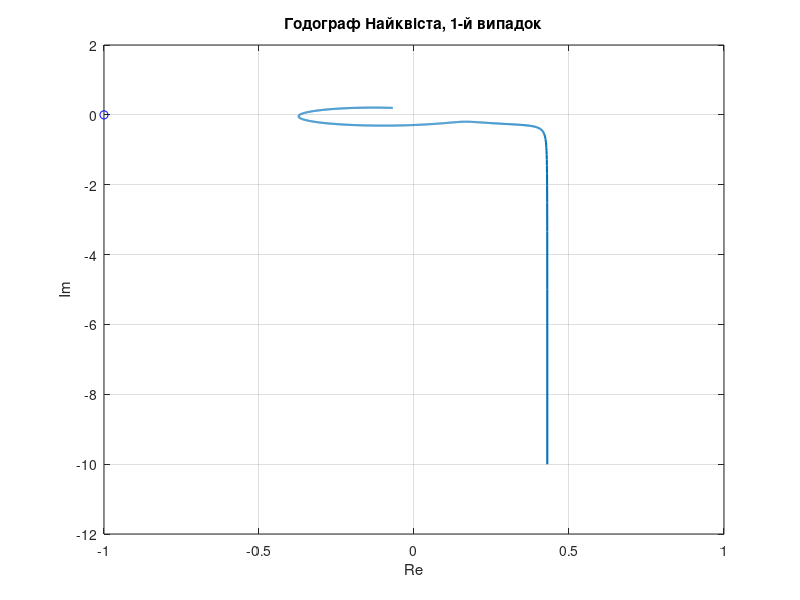
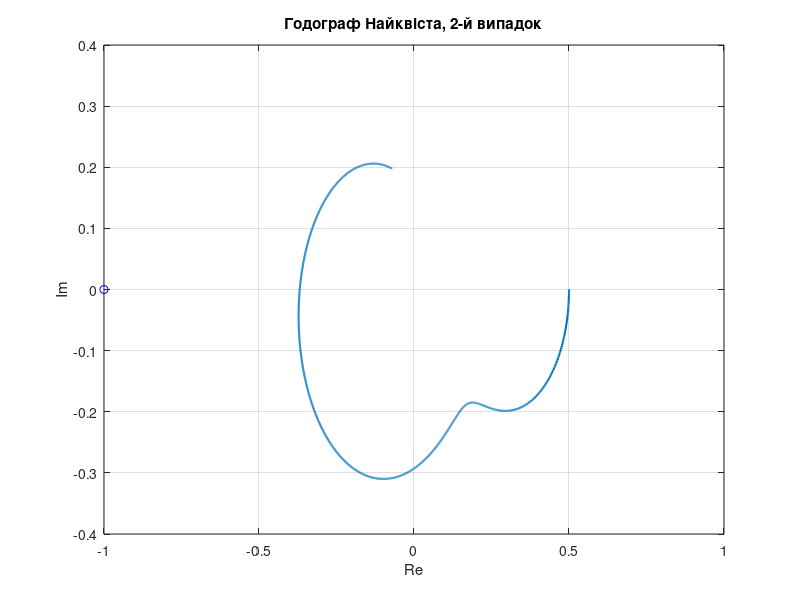
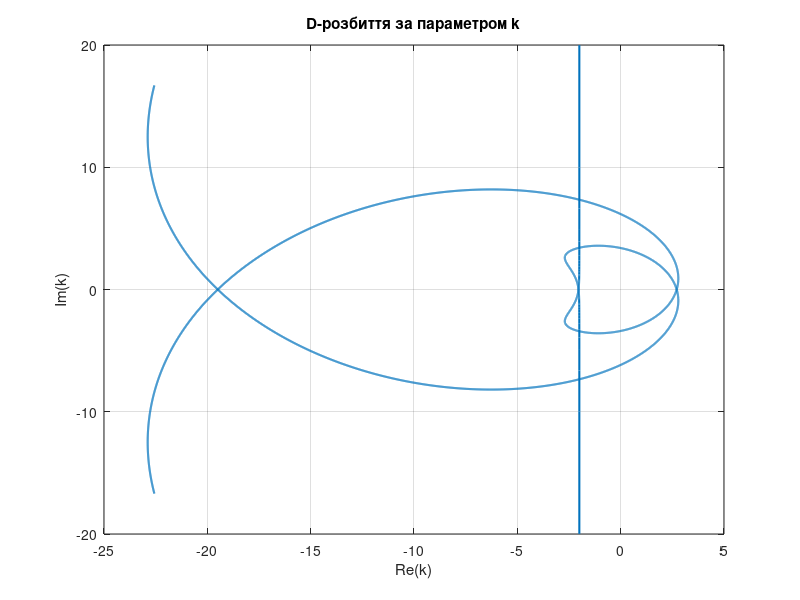
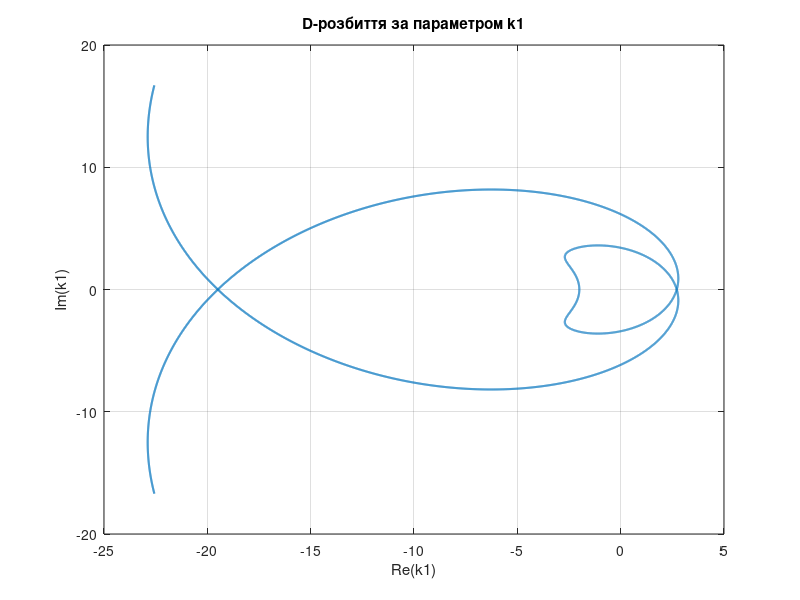

MATLAB code for these plots, in order: (Note: this script raises an error after producing the figures.)
% MATLAB-код для побудови годографа Найквіста при заданому k
w = 0:0.001:2;
p = 1i.*w;

k = 1;   % номінальне значення
W1 = (2.*p + 0.5).*exp(-p)./(4.*p.^3 + 4.*p.^2 + 10.*p + 1);
W2 = k + 1./(50.*p);

W = W1.*W2;

Re = real(W);
Im = imag(W);

figure;
plot(Re, Im, 'LineWidth', 1.5);
hold on;
plot(-1, 0, 'bo');
xlabel('Re');
ylabel('Im');
title('Годограф Найквіста, 1-й випадок');
grid on;


% Годограф Найквіста, 2-й випадок, MATLAB-код
w = 0:0.001:2;
p = 1i.*w;

k1 = 1;  % номінальне значення
W = k1.*(2.*p + 0.5).*exp(-p)./(4.*p.^3 + 4.*p.^2 + 10.*p + 1);

Re = real(W);
Im = imag(W);

figure;
plot(Re, Im, 'LineWidth', 1.5);
hold on;
plot(-1, 0, 'bo');
xlabel('Re');
ylabel('Im');
title('Годограф Найквіста, 2-й випадок');
grid on;


% MATLAB-код для лінії D-розбиття
w = -4:0.001:4;
p = 1i.*w;

k = -((2.*p + 0.5).*exp(-p) + 200.*p.^4 + 200.*p.^3 + 500.*p.^2 + 50.*p) ...
    ./ ((100.*p.^2 + 25.*p).*exp(-p));

figure;
plot(real(k), imag(k), 'LineWidth', 1.5);
xlabel('Re(k)');
ylabel('Im(k)');
title('D-розбиття за параметром k');
grid on;




% MATLAB-код для D-розбиття за k_1
w = -4:0.001:4;
p = 1i.*w;

k1 = -(4.*p.^3 + 4.*p.^2 + 10.*p + 1) ...
     ./ ((2.*p + 0.5).*exp(-p));

figure;
plot(real(k1), imag(k1), 'LineWidth', 1.5);
xlabel('Re(k1)');
ylabel('Im(k1)');
title('D-розбиття за параметром k1');
grid on;



% Стійка система, 1-й випадок (k=1)
s = tf('s');

Wpz = (2*s + 0.5)/(4*s^3 + 4*s^2 + 10*s + 1);
Wpz.InputDelay = 1;

k = 1;
Wzz = k + 1/(50*s);

Wcl = feedback(Wpz, Wzz);

figure;
step(Wcl);
grid on;
title('Стійка система, канал завдання-вихід, 1-й випадок');



% Межа стійкості, 1-й випадок (k=2.711)
s = tf('s');

Wpz = (2*s + 0.5)/(4*s^3 + 4*s^2 + 10*s + 1);
Wpz.InputDelay = 1;

k = 2.711;
Wzz = k + 1/(50*s);

Wcl = feedback(Wpz, Wzz);

figure;
step(Wcl, 200);
grid on;
title('Система на межі стійкості, канал завдання-вихід, 1-й випадок');




% Стійка система, 2-й випадок (k_1=1)
s = tf('s');

Wpz = (2*s + 0.5)/(4*s^3 + 4*s^2 + 10*s + 1);
Wpz.InputDelay = 1;

k1 = 1;
Wcl = feedback(Wpz, k1);

figure;
step(Wcl);
grid on;
title('Стійка система, канал завдання-вихід, 2-й випадок');




% Межа стійкості, 2-й випадок (k_1=2.713)
s = tf('s');

Wpz = (2*s + 0.5)/(4*s^3 + 4*s^2 + 10*s + 1);
Wpz.InputDelay = 1;

k1 = 2.713;
Wcl = feedback(Wpz, k1);

figure;
step(Wcl, 200);
grid on;
title('Система на межі стійкості, канал завдання-вихід, 2-й випадок');
